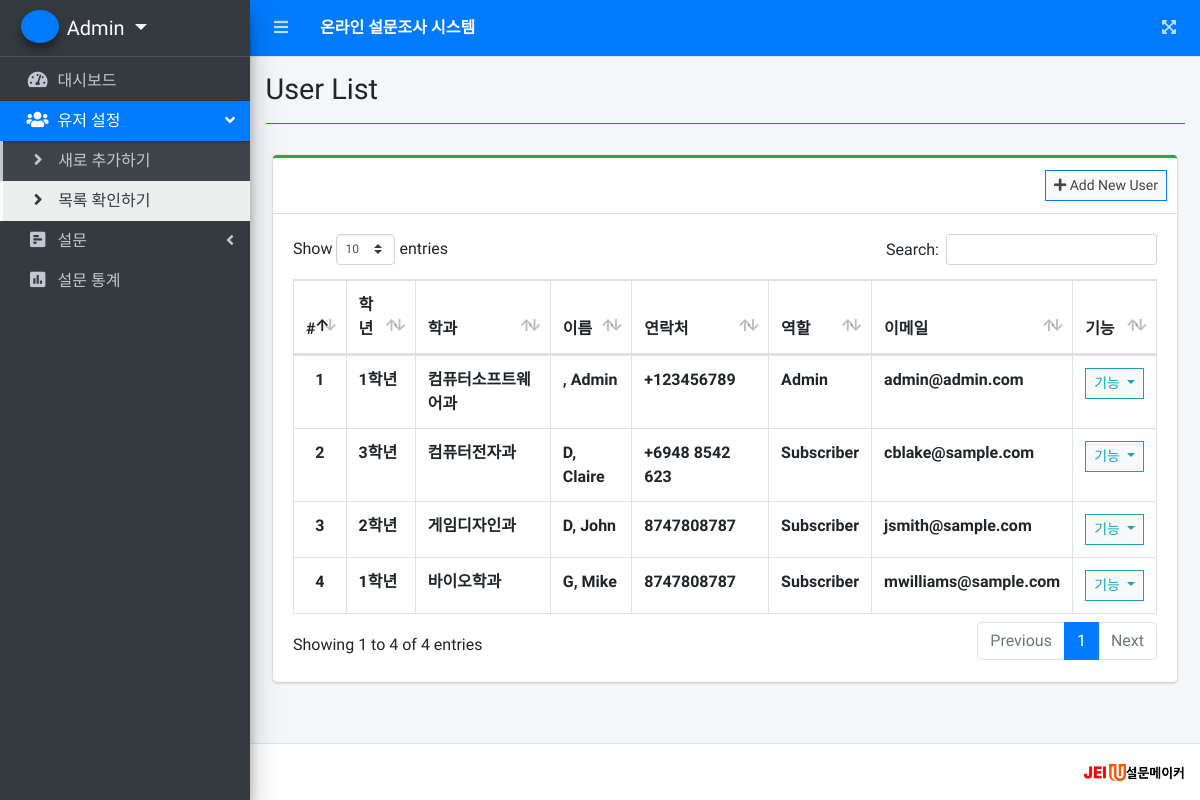
The page /index.php?page=user_list (signed in) on the database its author committed.
### tables this page shows
CREATE TABLE `users` (
  `id` int(30) NOT NULL,
  `firstname` varchar(200) NOT NULL,
  `lastname` varchar(200) NOT NULL,
  `grade` varchar(20) NOT NULL,
  `department` varchar(20) NOT NULL,
  `contact` varchar(100) NOT NULL,
  `address` text NOT NULL,
  `email` varchar(200) NOT NULL,
  `password` text NOT NULL,
  `type` tinyint(1) NOT NULL DEFAULT 3 COMMENT '1=Admin,2 = Staff, 3= Student',
  `date_created` datetime NOT NULL DEFAULT current_timestamp()
);

### user_list.php (the view, shortened to what this page needs)
<?php include'db_connect.php' ?>
<div class="col-lg-12">
	<div class="card card-outline card-success">
		<div class="card-header">
			<div class="card-tools">
				<a class="btn btn-block btn-sm btn-default btn-flat border-primary" href="./index.php?page=new_user"><i class="fa fa-plus"></i> Add New User</a>
			</div>
		</div>
		<div class="card-body">
			<table class="table tabe-hover table-bordered" id="list">
				<thead>
					<tr>
						<th class="text-center">#</th>
						<th>학년</th>
						<th>학과</th>
						<th>이름</th>
						<th>연락처</th>
						<th>역할</th>
						<th>이메일</th>
						<th>기능</th>
					</tr>
				</thead>
				<tbody>
					<?php
					$i = 1;
					$type = array('',"Admin","Staff","Subscriber");
					$qry = $conn->query("SELECT *,concat(lastname,', ',firstname) as name FROM users order by concat(lastname,', ',firstname) asc");
					while($row= $qry->fetch_assoc()):
					?>
					<tr>
						<th class="text-center"><?php echo $i++ ?></th>
						<td><b><?php echo $row['grade'] ?></b></td>
						<td><b><?php echo $row['department'] ?></b></td>
						<td><b><?php echo ucwords($row['name']) ?></b></td>
						<td><b><?php echo $row['contact'] ?></b></td>
						<td><b><?php echo $type[$row['type']] ?></b></td>
						<td><b><?php echo $row['email'] ?></b></td>
						<td class="text-center">
							<button type="button" class="btn btn-default btn-sm btn-flat border-info wave-effect text-info dropdown-toggle" data-toggle="dropdown" aria-expanded="true">
		                      기능
		                    </button>
						</td>
					</tr>
				<?php endwhile; ?>
				</tbody>
			</table>
		</div>
	</div>
</div>

### rows shown on the page
users: grade "1학년", department "컴퓨터소프트웨어과", name ", Admin", contact "+123456789", type "Admin", email "admin@admin.com"
users: grade "3학년", department "컴퓨터전자과", name "D, Claire", contact "+6948 8542 623", type "Subscriber", email "cblake@sample.com"
users: grade "2학년", department "게임디자인과", name "D, John", contact "8747808787", type "Subscriber", email "jsmith@sample.com"
users: grade "1학년", department "바이오학과", name "G, Mike", contact "8747808787", type "Subscriber", email "mwilliams@sample.com"

### other values the page prints
$_SESSION['login_firstname'].' '.$_SESSION['login_lastname'] "Admin"
$title "User List"
